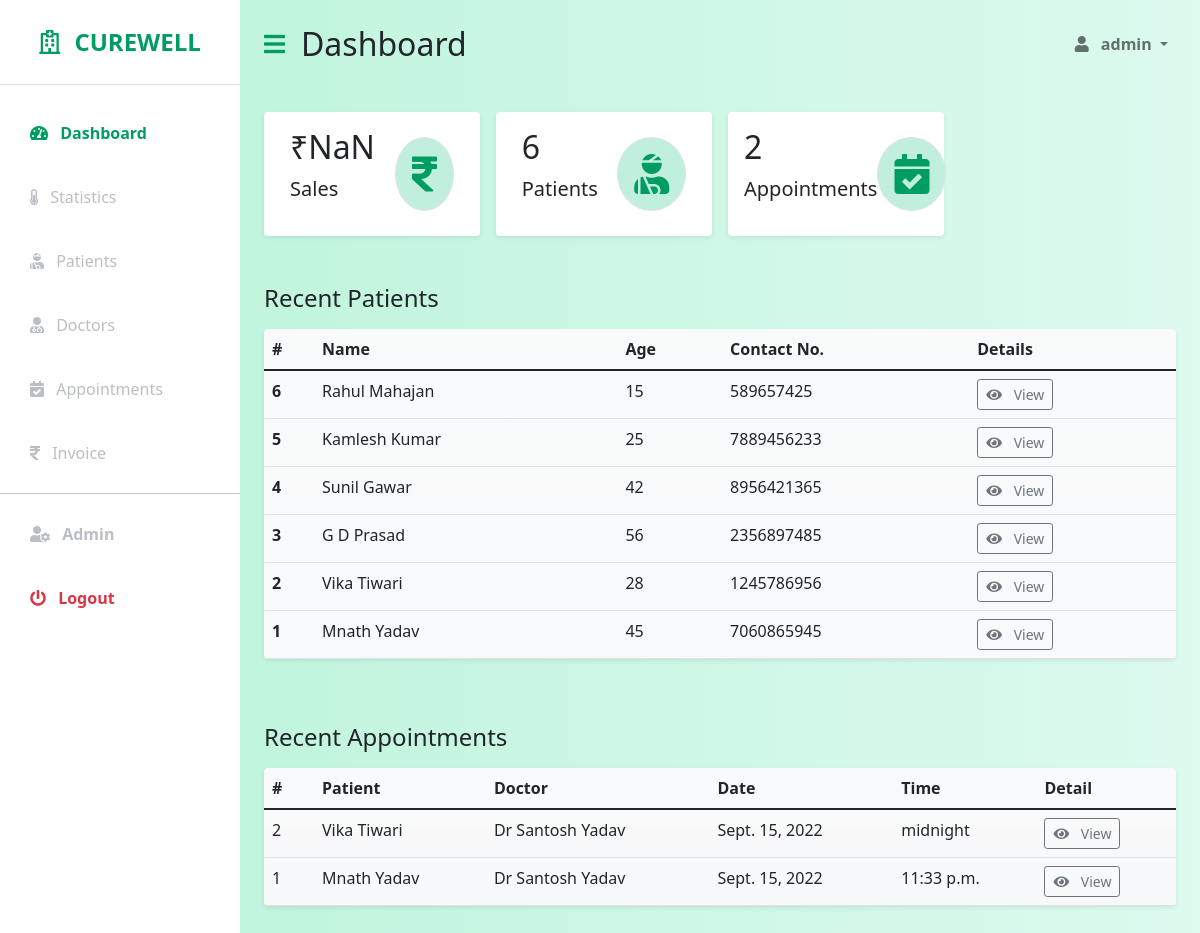
The app's page / (signed in) with its own data.
### patients/models/patient.py (models this page shows, shortened)
class Patient(models.Model):
    id = models.AutoField(primary_key=True)
    first_name = models.CharField(max_length=100)
    last_name = models.CharField(max_length=100, blank=True, null=True)
    phone_no = models.CharField(max_length=10, blank=True, null=True)
    age = models.PositiveSmallIntegerField(
        blank=True,
        null=True,
        validators=[MaxValueValidator(100),
                    MinValueValidator(1)])
    admitted_at = models.DateField(auto_now_add=True, blank=True, null=True)
    email = models.EmailField(blank=True, null=True)
    address = models.CharField(max_length=200, blank=True, null=True)
    occupation = models.CharField(max_length=100, blank=True, null=True)
    ailment = models.CharField(max_length=100, blank=True, null=True)

### patients/models/appointment.py (models this page shows, shortened)
class Appointment(models.Model):
    id = models.AutoField(primary_key=True)
    patient = models.ForeignKey(Patient, on_delete=models.DO_NOTHING)
    doctor = models.ForeignKey(Doctor, on_delete=models.DO_NOTHING)
    date = models.DateField(blank=True, null=True)
    time = models.TimeField(blank=True, null=True)

### patients/models/doctor.py (models this page shows, shortened)
class Doctor(models.Model):
    id = models.AutoField(primary_key=True)
    first_name = models.CharField(max_length=100)
    last_name = models.CharField(max_length=100, blank=True, null=True)
    phone_no = models.CharField(max_length=10, blank=True, null=True)
    email = models.EmailField(blank=True, null=True)
    age = models.PositiveSmallIntegerField(
        blank=True,
        null=True,
        validators=[MaxValueValidator(100),
                    MinValueValidator(1)])
    address = models.CharField(max_length=200, blank=True, null=True)
    specialization = models.CharField(max_length=100, blank=True, null=True)

### patients/views/dashboard.py (the view)
# urls.py: path('', dashboard, name='index'),
@login_required(login_url=LOGIN_URL)
def dashboard(request):
    if cache.get('recent_patients'):
        recent_patients = cache.get('recent_patients')
    else:
        recent_patients = Patient.objects.all().order_by('-id')[:10]
        cache.set('recent_patients', recent_patients, CACHE_TTL)
    if cache.get('recent_appointments'):
        recent_appointments = cache.get('recent_appointments')
    else:
        recent_appointments = Appointment.objects.all().order_by('-id')[:10]
        cache.set('recent_appointments', recent_appointments, CACHE_TTL)
    context = {
        'recent_patients': recent_patients,
        'recent_appointments': recent_appointments,
        'total_patients': Patient.objects.all().count(),
        'total_appointments': Appointment.objects.all().count(),
        'total_sales': get_current_month_sales(),
        'active': 'dashboard'
    }
    return render(request, 'dashboard/dashboard.html', context)

### patients/utils/stats/month.py (called while the page is built)
def get_current_month_sales() -> int:
    today = date.today()
    _, num_days = calendar.monthrange(today.year, today.month)
    first_day = date(today.year, today.month, 1)
    last_day = date(today.year, today.month, num_days)
    return Invoice.objects.filter(date__range=[first_day, last_day]).aggregate(
        Sum('total_fee'))['total_fee__sum']

### templates/dashboard/dashboard.html (shortened to what this page needs)
{% extends 'base.html' %}
{% block body %}
<div class="row g-3 my-2">
	{% if user.is_superuser %}
	<div class="col-md-3">
		<div class="p-3 bg-white shadow-sm d-flex justify-content-around align-items-center rounded"
			style="cursor: pointer;" as="nav-link">
			<div>
				<h3 class="fs-2 money">
				</h3>
				<p class="fs-5">Sales</p>
			</div>
			<i class="fas fa-rupee-sign fs-1 primary-text border rounded-full secondary-bg p-3"></i>
		</div>
	</div>
	{% endif %}
	<div class="col-md-3">
		<div class="p-3 bg-white shadow-sm d-flex justify-content-around align-items-center rounded"
			style="cursor: pointer;">
			<div>
				<h3 class="fs-2">{{ total_patients }}</h3>
				<p class="fs-5">Patients</p>
			</div>
			<i class="fas fa-user-injured fs-1 primary-text border rounded-full secondary-bg p-3"></i>
		</div>
	</div>
	<div class="col-md-3">
		<div class="p-3 bg-white shadow-sm d-flex justify-content-around align-items-center rounded"
			style="cursor: pointer;">
			<div>
				<h3 class="fs-2">{{ total_appointments }}</h3>
				<p class="fs-5">Appointments</p>
			</div>
			<i class="fas fa-calendar-check fs-1 primary-text border rounded-full secondary-bg p-3"></i>
		</div>
	</div>
</div>
{% include './recent_patients.html' %}
{% include './recent_appointments.html' %}
{% endblock %}

### templates/components/navbar.html (shortened to what this page needs)
<nav class="navbar navbar-expand-lg navbar-light bg-transparent py-4 px-4">
	<div class="d-flex align-items-center">
		<i class="fas fa-bars fa-align-left primary-text fs-4 me-3" id="menu-toggle"></i>
		<h2 class="fs-2 m-0" style="text-transform: capitalize;">{{ active }}</h2>
	</div>
	<div class="collapse navbar-collapse" id="navbarSupportedContent">
		<ul class="navbar-nav ms-auto mb-2 mb-lg-0">
			<li class="nav-item dropdown">
				<a class="nav-link dropdown-toggle second-text fw-bold" href="#" id="navbarDropdown" role="button"
					data-bs-toggle="dropdown" aria-expanded="false">
					<i class="fas fa-user me-2"></i>
					{{ request.user.username }}
				</a>
			</li>
		</ul>
	</div>
</nav>

### templates/dashboard/recent_patients.html
<div class="row my-5">
	<h3 class="fs-4 mb-3">Recent Patients</h3>
	<div class="col">
		<table class="table bg-light bg-gradient rounded shadow-sm  table-hover">
			<thead>
				<tr>
					<th scope="col" width="50">#</th>
					<th scope="col">Name</th>
					<th scope="col">Age</th>
					<th scope="col">Contact No.</th>
					<th scope="col">Details</th>
				</tr>
			</thead>
			<tbody>
				{% for patient in recent_patients %}
				<tr>
					<th scope="row">{{ patient.id }}</th>
					<td style="text-transform: capitalize;">{{ patient.first_name }} {{ patient.last_name }}</td>
					<td>{{ patient.age }}</td>
					<td>{{ patient.phone_no }}</td>
					<td>
						<a href="{% url 'patient' patient.id %}" class="btn btn-sm btn-outline-secondary">
							<i class="fas fa-eye me-2"></i>
							View
						</a>
					</td>
				</tr>
				{% empty %}
				<div class="alert alert-warning" role="alert">
					<h4 class="mx-2">No Recent Patients Found</h4>
				</div>
				{% endfor %}
			</tbody>
		</table>
	</div>
</div>

### templates/dashboard/recent_appointments.html
<div class="row my-5">
	<h3 class="fs-4 mb-3">Recent Appointments</h3>
	<div class="col">
		<table class="table bg-light bg-gradient rounded shadow-sm  table-hover">
			<thead>
				<tr>
					<th scope="col" width="50">#</th>
					<th scope="col">Patient</th>
					<th scope="col">Doctor</th>
					<th scope="col">Date</th>
					<th scope="col">Time</th>
					<th scope="col">Detail</th>
				</tr>
			</thead>
			<tbody>
				{% for appointment in recent_appointments %}
				<tr>
					<td>{{ appointment.id }}</td>
					<td style="text-transform: capitalize;">
						{{ appointment.patient.first_name }} {{ appointment.patient.last_name }}
					</td>
					<td style="text-transform: capitalize;">{{ appointment.doctor.first_name }} {{ appointment.doctor.last_name }}</td>
					<td>{{ appointment.date }}</td>
					<td>{{ appointment.time }}</td>
					<td>
						<a href="{% url 'appointment' appointment.id %}" class="btn btn-sm btn-outline-secondary">
							<i class="fas fa-eye me-2"></i>
							View
						</a>
					</td>
				</tr>
				{% empty %}
				<div class="alert alert-warning" role="alert">
					<h4 class="mx-2">No Recent Appointments Found</h4>
				</div>
				{% endfor %}
			</tbody>
		</table>
	</div>
</div>

### static/css/styles.css (style rules this page uses)
:root { --main-bg-color: #009d63; --main-text-color: #009d63; --second-text-color: #bbbec5; --second-bg-color: #c1efde; }
.primary-text { color: var(--main-text-color); }
.second-text { color: var(--second-text-color); }
.secondary-bg { background-color: var(--second-bg-color); }
.rounded-full { border-radius: 100%; }
#menu-toggle { cursor: pointer; }

### records on screen
Patient: id "6", first_name "Rahul", last_name "Mahajan", age "15", phone_no "589657425"
Patient: id "5", first_name "Kamlesh", last_name "Kumar", age "25", phone_no "7889456233"
Patient: id "4", first_name "Sunil", last_name "Gawar", age "42", phone_no "8956421365"
Patient: id "3", first_name "G D", last_name "Prasad", age "56", phone_no "2356897485"
Patient: id "2", first_name "Vika", last_name "Tiwari", age "28", phone_no "1245786956"
Patient: id "1", first_name "Mnath", last_name "Yadav", age "45", phone_no "7060865945"
Appointment: id "2", patient.first_name "Vika", patient.last_name "Tiwari", doctor.first_name "Dr Santosh", doctor.last_name "Yadav", date "Sept. 15, 2022", time "midnight"
Appointment: id "1", patient.first_name "Mnath", patient.last_name "Yadav", doctor.first_name "Dr Santosh", doctor.last_name "Yadav", date "Sept. 15, 2022", time "11:33 p.m."

### other values on screen
{{ active }} "Dashboard"
{{ request.user.username }} "admin"
{{ total_patients }} "6"
{{ total_appointments }} "2"
